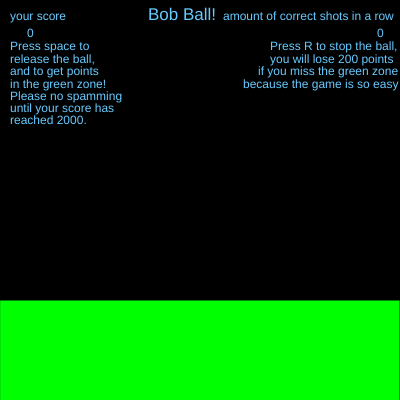
Frame 1 (no input)
Frame 60 (no input): identical to frame 1, image omitted
Frame 120 (the mouse pressed at the canvas centre since frame 60): identical to frame 1, image omitted

The p5.js sketch that drew this single still picture (run headless with seeded random() and noise() and a simulated clock; from frame 60 on, the mouse is pressed at the canvas centre):

// p5.js sketch
// ── sketch.js
function setup() {
  createCanvas(400, 400);
}
var bob_y = 0;
var bob_score = 0;
var bob_amount = 0;
var gameOver = true;

function draw() {
  background(000);
  fill("rgb(0,255,0)");
  rect(0, 300, 400);
  fill("rgb(104,202,275)");
  textSize(12);
  text("your score", 10, 20);
  text(bob_score, 27, 37);
  text("amount of correct shots in a row", 223, 20);
  text(bob_amount, 377, 37);
  text("Press space to", 10, 50);
  text("release the ball,", 10, 63);
  text("and to get points", 10, 75);
  text("in the green zone!", 10, 88);
  text("Please no spamming", 10, 100);
  text("until your score has", 10, 112);
  text("reached 2000.", 10, 124);
  text("Press R to stop the ball,", 270, 50);
  text("you will lose 200 points", 270, 63);
  text("if you miss the green zone", 258, 75);
  text("because the game is so easy", 243, 88);

  if (gameOver) {
    textSize(17);
    text("Bob Ball!", 148, 20);
    return;
  }

  ellipse(200, bob_y, 20, 20);
  bob_y = bob_y + 3;
  if (bob_y > 400) bob_y = 0;
  if (bob_score > 975) bob_y = bob_y + 4;
  if (bob_score > 1975) bob_y = bob_y + 5;
  if (bob_y > 398) bob_score = bob_score - 200;
  if (bob_y > 398) bob_amount = 0;
}

function keyPressed() {
  if (key == " " && bob_y > 300 && bob_y < 400) bob_score = bob_score + 25;
  if (key == " " && bob_y > 300 && bob_y < 400) bob_amount = bob_amount + 1;
  if (key == " " && bob_y > 300 && bob_y < 400) bob_y = 0;
  if (key == " ") gameOver = false;
  if (key == "r") {
    bob_y = 0;
    gameOver = true;
  }
}
